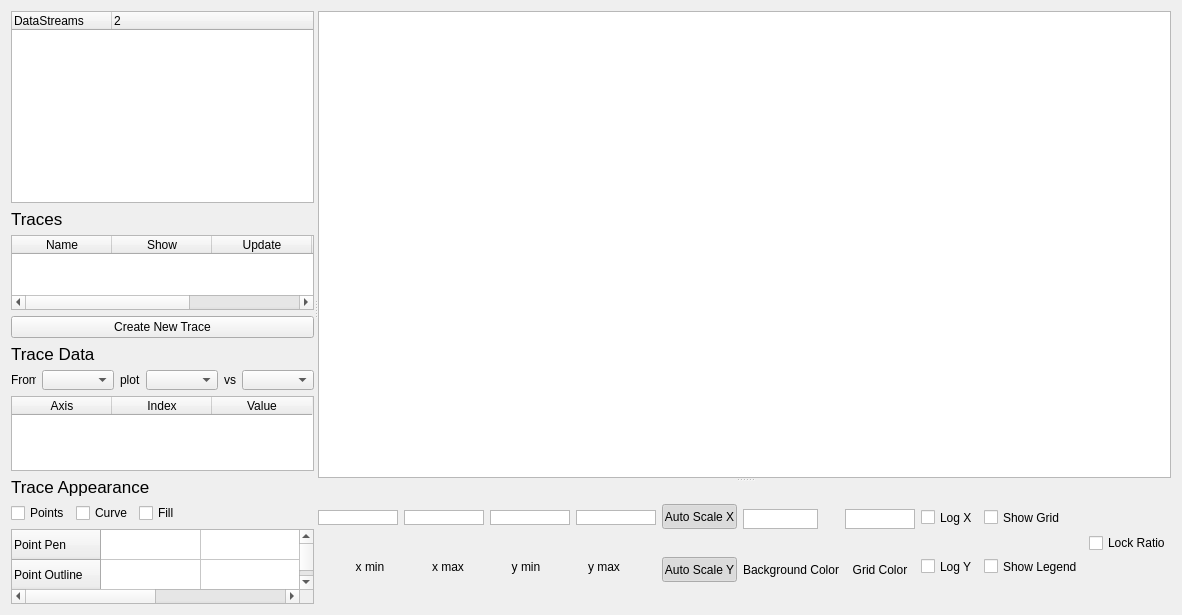
<?xml version="1.0" encoding="UTF-8"?>
<ui version="4.0">
 <class>Form</class>
 <widget class="QWidget" name="Form">
  <property name="geometry">
   <rect>
    <x>0</x>
    <y>0</y>
    <width>1163</width>
    <height>615</height>
   </rect>
  </property>
  <property name="sizePolicy">
   <sizepolicy hsizetype="Expanding" vsizetype="Expanding">
    <horstretch>0</horstretch>
    <verstretch>0</verstretch>
   </sizepolicy>
  </property>
  <property name="windowTitle">
   <string>Form</string>
  </property>
  <layout class="QHBoxLayout" name="horizontalLayout_14">
   <item>
    <widget class="QSplitter" name="splitter_2">
     <property name="orientation">
      <enum>Qt::Horizontal</enum>
     </property>
     <widget class="QWidget" name="verticalLayoutWidget">
      <layout class="QVBoxLayout" name="verticalLayout">
       <item>
        <widget class="QSplitter" name="splitter_4">
         <property name="orientation">
          <enum>Qt::Vertical</enum>
         </property>
         <widget class="QTreeWidget" name="tree_data">
          <property name="sizePolicy">
           <sizepolicy hsizetype="MinimumExpanding" vsizetype="MinimumExpanding">
            <horstretch>0</horstretch>
            <verstretch>0</verstretch>
           </sizepolicy>
          </property>
          <property name="columnCount">
           <number>2</number>
          </property>
          <column>
           <property name="text">
            <string>DataStreams</string>
           </property>
          </column>
          <column>
           <property name="text">
            <string/>
           </property>
          </column>
         </widget>
        </widget>
       </item>
       <item>
        <layout class="QHBoxLayout" name="horizontalLayout_12">
         <item>
          <widget class="QLabel" name="label_17">
           <property name="maximumSize">
            <size>
             <width>60</width>
             <height>25</height>
            </size>
           </property>
           <property name="font">
            <font>
             <pointsize>13</pointsize>
             <italic>false</italic>
             <underline>false</underline>
             <strikeout>false</strikeout>
            </font>
           </property>
           <property name="text">
            <string>Traces</string>
           </property>
           <property name="textFormat">
            <enum>Qt::RichText</enum>
           </property>
           <property name="scaledContents">
            <bool>true</bool>
           </property>
          </widget>
         </item>
         <item>
          <spacer name="horizontalSpacer_11">
           <property name="orientation">
            <enum>Qt::Horizontal</enum>
           </property>
           <property name="sizeHint" stdset="0">
            <size>
             <width>40</width>
             <height>20</height>
            </size>
           </property>
          </spacer>
         </item>
        </layout>
       </item>
       <item>
        <widget class="QTableWidget" name="table_traces">
         <column>
          <property name="text">
           <string>Name</string>
          </property>
         </column>
         <column>
          <property name="text">
           <string>Show</string>
          </property>
         </column>
         <column>
          <property name="text">
           <string>Update</string>
          </property>
         </column>
         <column>
          <property name="text">
           <string>Appearance</string>
          </property>
         </column>
         <column>
          <property name="text">
           <string/>
          </property>
         </column>
        </widget>
       </item>
       <item>
        <widget class="QPushButton" name="btn_newTrace">
         <property name="text">
          <string>Create New Trace</string>
         </property>
        </widget>
       </item>
       <item>
        <layout class="QHBoxLayout" name="horizontalLayout_13">
         <item>
          <widget class="QLabel" name="label_18">
           <property name="maximumSize">
            <size>
             <width>100</width>
             <height>25</height>
            </size>
           </property>
           <property name="font">
            <font>
             <pointsize>13</pointsize>
             <italic>false</italic>
             <underline>false</underline>
             <strikeout>false</strikeout>
            </font>
           </property>
           <property name="text">
            <string>Trace Data</string>
           </property>
           <property name="textFormat">
            <enum>Qt::RichText</enum>
           </property>
           <property name="scaledContents">
            <bool>true</bool>
           </property>
          </widget>
         </item>
         <item>
          <spacer name="horizontalSpacer_12">
           <property name="orientation">
            <enum>Qt::Horizontal</enum>
           </property>
           <property name="sizeHint" stdset="0">
            <size>
             <width>40</width>
             <height>20</height>
            </size>
           </property>
          </spacer>
         </item>
        </layout>
       </item>
       <item>
        <layout class="QHBoxLayout" name="horizontalLayout_9">
         <item>
          <widget class="QLabel" name="label_13">
           <property name="maximumSize">
            <size>
             <width>25</width>
             <height>30</height>
            </size>
           </property>
           <property name="text">
            <string>From</string>
           </property>
          </widget>
         </item>
         <item>
          <widget class="QComboBox" name="combo_selectSource">
           <property name="sizePolicy">
            <sizepolicy hsizetype="Expanding" vsizetype="Fixed">
             <horstretch>0</horstretch>
             <verstretch>0</verstretch>
            </sizepolicy>
           </property>
           <property name="maximumSize">
            <size>
             <width>150</width>
             <height>20</height>
            </size>
           </property>
          </widget>
         </item>
         <item>
          <widget class="QLabel" name="label_14">
           <property name="maximumSize">
            <size>
             <width>20</width>
             <height>30</height>
            </size>
           </property>
           <property name="text">
            <string>plot</string>
           </property>
          </widget>
         </item>
         <item>
          <widget class="QComboBox" name="combo_select_val">
           <property name="sizePolicy">
            <sizepolicy hsizetype="Expanding" vsizetype="Fixed">
             <horstretch>0</horstretch>
             <verstretch>0</verstretch>
            </sizepolicy>
           </property>
           <property name="maximumSize">
            <size>
             <width>150</width>
             <height>20</height>
            </size>
           </property>
          </widget>
         </item>
         <item>
          <widget class="QLabel" name="label_15">
           <property name="maximumSize">
            <size>
             <width>15</width>
             <height>30</height>
            </size>
           </property>
           <property name="text">
            <string>vs</string>
           </property>
          </widget>
         </item>
         <item>
          <widget class="QComboBox" name="combo_select_arg">
           <property name="sizePolicy">
            <sizepolicy hsizetype="Expanding" vsizetype="Fixed">
             <horstretch>0</horstretch>
             <verstretch>0</verstretch>
            </sizepolicy>
           </property>
           <property name="maximumSize">
            <size>
             <width>150</width>
             <height>20</height>
            </size>
           </property>
          </widget>
         </item>
         <item>
          <spacer name="horizontalSpacer_8">
           <property name="orientation">
            <enum>Qt::Horizontal</enum>
           </property>
           <property name="sizeType">
            <enum>QSizePolicy::MinimumExpanding</enum>
           </property>
           <property name="sizeHint" stdset="0">
            <size>
             <width>0</width>
             <height>20</height>
            </size>
           </property>
          </spacer>
         </item>
        </layout>
       </item>
       <item>
        <widget class="QTableWidget" name="table_slice">
         <column>
          <property name="text">
           <string>Axis</string>
          </property>
         </column>
         <column>
          <property name="text">
           <string>Index</string>
          </property>
          <property name="toolTip">
           <string/>
          </property>
         </column>
         <column>
          <property name="text">
           <string>Value</string>
          </property>
         </column>
        </widget>
       </item>
       <item>
        <layout class="QHBoxLayout" name="horizontalLayout_11">
         <item>
          <widget class="QLabel" name="label_16">
           <property name="maximumSize">
            <size>
             <width>150</width>
             <height>25</height>
            </size>
           </property>
           <property name="font">
            <font>
             <pointsize>13</pointsize>
             <italic>false</italic>
             <underline>false</underline>
             <strikeout>false</strikeout>
            </font>
           </property>
           <property name="text">
            <string>Trace Appearance </string>
           </property>
           <property name="textFormat">
            <enum>Qt::RichText</enum>
           </property>
           <property name="scaledContents">
            <bool>true</bool>
           </property>
          </widget>
         </item>
         <item>
          <spacer name="horizontalSpacer_10">
           <property name="orientation">
            <enum>Qt::Horizontal</enum>
           </property>
           <property name="sizeHint" stdset="0">
            <size>
             <width>40</width>
             <height>20</height>
            </size>
           </property>
          </spacer>
         </item>
        </layout>
       </item>
       <item>
        <layout class="QHBoxLayout" name="horizontalLayout_10">
         <item>
          <widget class="QCheckBox" name="checkBox_points">
           <property name="maximumSize">
            <size>
             <width>16777215</width>
             <height>20</height>
            </size>
           </property>
           <property name="text">
            <string>Points</string>
           </property>
          </widget>
         </item>
         <item>
          <widget class="QCheckBox" name="checkBox_curve">
           <property name="maximumSize">
            <size>
             <width>16777215</width>
             <height>20</height>
            </size>
           </property>
           <property name="text">
            <string>Curve</string>
           </property>
          </widget>
         </item>
         <item>
          <widget class="QCheckBox" name="checkBox_fill">
           <property name="maximumSize">
            <size>
             <width>16777215</width>
             <height>20</height>
            </size>
           </property>
           <property name="text">
            <string>Fill</string>
           </property>
          </widget>
         </item>
         <item>
          <spacer name="horizontalSpacer_9">
           <property name="orientation">
            <enum>Qt::Horizontal</enum>
           </property>
           <property name="sizeHint" stdset="0">
            <size>
             <width>40</width>
             <height>20</height>
            </size>
           </property>
          </spacer>
         </item>
        </layout>
       </item>
       <item>
        <widget class="QTableWidget" name="table_appearance">
         <property name="showGrid">
          <bool>true</bool>
         </property>
         <property name="cornerButtonEnabled">
          <bool>true</bool>
         </property>
         <attribute name="horizontalHeaderVisible">
          <bool>false</bool>
         </attribute>
         <row>
          <property name="text">
           <string>Point Pen</string>
          </property>
         </row>
         <row>
          <property name="text">
           <string>Point Outline</string>
          </property>
         </row>
         <row>
          <property name="text">
           <string>Point Style</string>
          </property>
         </row>
         <row>
          <property name="text">
           <string>Curve Pen</string>
          </property>
         </row>
         <row>
          <property name="text">
           <string>Curve Shadow</string>
          </property>
         </row>
         <row>
          <property name="text">
           <string>Fill</string>
          </property>
         </row>
         <column>
          <property name="text">
           <string/>
          </property>
         </column>
         <column>
          <property name="text">
           <string/>
          </property>
         </column>
         <item row="0" column="0">
          <property name="text">
           <string/>
          </property>
         </item>
         <item row="2" column="0">
          <property name="text">
           <string/>
          </property>
         </item>
        </widget>
       </item>
      </layout>
     </widget>
     <widget class="QSplitter" name="splitter">
      <property name="orientation">
       <enum>Qt::Vertical</enum>
      </property>
      <widget class="PlotWidget" name="plot">
       <property name="sizePolicy">
        <sizepolicy hsizetype="Expanding" vsizetype="Expanding">
         <horstretch>0</horstretch>
         <verstretch>0</verstretch>
        </sizepolicy>
       </property>
       <property name="sizeIncrement">
        <size>
         <width>0</width>
         <height>0</height>
        </size>
       </property>
      </widget>
      <widget class="QWidget" name="layoutWidget">
       <layout class="QHBoxLayout" name="horizontalLayout_2">
        <item>
         <spacer name="horizontalSpacer">
          <property name="orientation">
           <enum>Qt::Horizontal</enum>
          </property>
          <property name="sizeHint" stdset="0">
           <size>
            <width>40</width>
            <height>20</height>
           </size>
          </property>
         </spacer>
        </item>
        <item>
         <layout class="QVBoxLayout" name="verticalLayout_5">
          <item>
           <layout class="QHBoxLayout" name="horizontalLayout">
            <item>
             <widget class="SpinBox" name="spin_x_min">
              <property name="sizePolicy">
               <sizepolicy hsizetype="MinimumExpanding" vsizetype="Fixed">
                <horstretch>0</horstretch>
                <verstretch>0</verstretch>
               </sizepolicy>
              </property>
              <property name="minimumSize">
               <size>
                <width>0</width>
                <height>0</height>
               </size>
              </property>
              <property name="maximumSize">
               <size>
                <width>80</width>
                <height>15</height>
               </size>
              </property>
              <property name="baseSize">
               <size>
                <width>30</width>
                <height>15</height>
               </size>
              </property>
             </widget>
            </item>
            <item>
             <widget class="SpinBox" name="spin_x_max">
              <property name="enabled">
               <bool>true</bool>
              </property>
              <property name="sizePolicy">
               <sizepolicy hsizetype="MinimumExpanding" vsizetype="Fixed">
                <horstretch>0</horstretch>
                <verstretch>0</verstretch>
               </sizepolicy>
              </property>
              <property name="minimumSize">
               <size>
                <width>0</width>
                <height>0</height>
               </size>
              </property>
              <property name="maximumSize">
               <size>
                <width>80</width>
                <height>15</height>
               </size>
              </property>
              <property name="baseSize">
               <size>
                <width>30</width>
                <height>15</height>
               </size>
              </property>
             </widget>
            </item>
            <item>
             <widget class="SpinBox" name="spin_y_min">
              <property name="sizePolicy">
               <sizepolicy hsizetype="MinimumExpanding" vsizetype="Fixed">
                <horstretch>0</horstretch>
                <verstretch>0</verstretch>
               </sizepolicy>
              </property>
              <property name="minimumSize">
               <size>
                <width>0</width>
                <height>0</height>
               </size>
              </property>
              <property name="maximumSize">
               <size>
                <width>80</width>
                <height>15</height>
               </size>
              </property>
              <property name="baseSize">
               <size>
                <width>30</width>
                <height>15</height>
               </size>
              </property>
             </widget>
            </item>
            <item>
             <widget class="SpinBox" name="spin_y_max">
              <property name="sizePolicy">
               <sizepolicy hsizetype="MinimumExpanding" vsizetype="Fixed">
                <horstretch>0</horstretch>
                <verstretch>0</verstretch>
               </sizepolicy>
              </property>
              <property name="minimumSize">
               <size>
                <width>0</width>
                <height>0</height>
               </size>
              </property>
              <property name="maximumSize">
               <size>
                <width>80</width>
                <height>15</height>
               </size>
              </property>
              <property name="baseSize">
               <size>
                <width>30</width>
                <height>15</height>
               </size>
              </property>
             </widget>
            </item>
           </layout>
          </item>
          <item>
           <layout class="QHBoxLayout" name="horizontalLayout_4">
            <item>
             <widget class="QLabel" name="label_3">
              <property name="sizePolicy">
               <sizepolicy hsizetype="Fixed" vsizetype="Fixed">
                <horstretch>0</horstretch>
                <verstretch>0</verstretch>
               </sizepolicy>
              </property>
              <property name="minimumSize">
               <size>
                <width>5</width>
                <height>10</height>
               </size>
              </property>
              <property name="maximumSize">
               <size>
                <width>40</width>
                <height>15</height>
               </size>
              </property>
              <property name="text">
               <string>x min</string>
              </property>
              <property name="alignment">
               <set>Qt::AlignCenter</set>
              </property>
             </widget>
            </item>
            <item>
             <widget class="QLabel" name="label_4">
              <property name="sizePolicy">
               <sizepolicy hsizetype="Fixed" vsizetype="Fixed">
                <horstretch>0</horstretch>
                <verstretch>0</verstretch>
               </sizepolicy>
              </property>
              <property name="minimumSize">
               <size>
                <width>5</width>
                <height>10</height>
               </size>
              </property>
              <property name="maximumSize">
               <size>
                <width>40</width>
                <height>15</height>
               </size>
              </property>
              <property name="text">
               <string>x max</string>
              </property>
              <property name="alignment">
               <set>Qt::AlignCenter</set>
              </property>
             </widget>
            </item>
            <item>
             <widget class="QLabel" name="label">
              <property name="sizePolicy">
               <sizepolicy hsizetype="Fixed" vsizetype="Fixed">
                <horstretch>0</horstretch>
                <verstretch>0</verstretch>
               </sizepolicy>
              </property>
              <property name="minimumSize">
               <size>
                <width>5</width>
                <height>10</height>
               </size>
              </property>
              <property name="maximumSize">
               <size>
                <width>40</width>
                <height>15</height>
               </size>
              </property>
              <property name="text">
               <string>y min</string>
              </property>
              <property name="alignment">
               <set>Qt::AlignCenter</set>
              </property>
             </widget>
            </item>
            <item>
             <widget class="QLabel" name="label_2">
              <property name="sizePolicy">
               <sizepolicy hsizetype="Fixed" vsizetype="Fixed">
                <horstretch>0</horstretch>
                <verstretch>0</verstretch>
               </sizepolicy>
              </property>
              <property name="minimumSize">
               <size>
                <width>5</width>
                <height>10</height>
               </size>
              </property>
              <property name="maximumSize">
               <size>
                <width>40</width>
                <height>15</height>
               </size>
              </property>
              <property name="text">
               <string>y max</string>
              </property>
              <property name="scaledContents">
               <bool>false</bool>
              </property>
              <property name="alignment">
               <set>Qt::AlignCenter</set>
              </property>
             </widget>
            </item>
           </layout>
          </item>
         </layout>
        </item>
        <item>
         <layout class="QVBoxLayout" name="verticalLayout_3">
          <item>
           <widget class="QPushButton" name="btn_autoScaleX">
            <property name="sizePolicy">
             <sizepolicy hsizetype="Minimum" vsizetype="Fixed">
              <horstretch>0</horstretch>
              <verstretch>0</verstretch>
             </sizepolicy>
            </property>
            <property name="maximumSize">
             <size>
              <width>75</width>
              <height>25</height>
             </size>
            </property>
            <property name="text">
             <string>Auto Scale X</string>
            </property>
            <property name="checkable">
             <bool>true</bool>
            </property>
            <property name="checked">
             <bool>true</bool>
            </property>
           </widget>
          </item>
          <item>
           <widget class="QPushButton" name="btn_autoScaleY">
            <property name="sizePolicy">
             <sizepolicy hsizetype="Minimum" vsizetype="Fixed">
              <horstretch>0</horstretch>
              <verstretch>0</verstretch>
             </sizepolicy>
            </property>
            <property name="maximumSize">
             <size>
              <width>75</width>
              <height>25</height>
             </size>
            </property>
            <property name="text">
             <string>Auto Scale Y</string>
            </property>
            <property name="checkable">
             <bool>true</bool>
            </property>
            <property name="checked">
             <bool>true</bool>
            </property>
           </widget>
          </item>
         </layout>
        </item>
        <item>
         <layout class="QVBoxLayout" name="verticalLayout_4">
          <item>
           <widget class="ColorButton" name="btnColor_background">
            <property name="sizePolicy">
             <sizepolicy hsizetype="Expanding" vsizetype="Fixed">
              <horstretch>0</horstretch>
              <verstretch>0</verstretch>
             </sizepolicy>
            </property>
            <property name="maximumSize">
             <size>
              <width>75</width>
              <height>20</height>
             </size>
            </property>
           </widget>
          </item>
          <item>
           <widget class="QLabel" name="label_6">
            <property name="sizePolicy">
             <sizepolicy hsizetype="Preferred" vsizetype="Fixed">
              <horstretch>0</horstretch>
              <verstretch>0</verstretch>
             </sizepolicy>
            </property>
            <property name="maximumSize">
             <size>
              <width>100</width>
              <height>15</height>
             </size>
            </property>
            <property name="text">
             <string>Background Color</string>
            </property>
            <property name="alignment">
             <set>Qt::AlignCenter</set>
            </property>
           </widget>
          </item>
         </layout>
        </item>
        <item>
         <layout class="QVBoxLayout" name="verticalLayout_2">
          <item>
           <widget class="ColorButton" name="btnColor_grid">
            <property name="sizePolicy">
             <sizepolicy hsizetype="Expanding" vsizetype="Fixed">
              <horstretch>0</horstretch>
              <verstretch>0</verstretch>
             </sizepolicy>
            </property>
            <property name="maximumSize">
             <size>
              <width>75</width>
              <height>20</height>
             </size>
            </property>
           </widget>
          </item>
          <item>
           <widget class="QLabel" name="label_5">
            <property name="sizePolicy">
             <sizepolicy hsizetype="Preferred" vsizetype="Fixed">
              <horstretch>0</horstretch>
              <verstretch>0</verstretch>
             </sizepolicy>
            </property>
            <property name="maximumSize">
             <size>
              <width>75</width>
              <height>15</height>
             </size>
            </property>
            <property name="text">
             <string>Grid Color</string>
            </property>
            <property name="alignment">
             <set>Qt::AlignCenter</set>
            </property>
           </widget>
          </item>
         </layout>
        </item>
        <item>
         <layout class="QVBoxLayout" name="verticalLayout_8">
          <item>
           <widget class="QCheckBox" name="checkBox_logX">
            <property name="sizePolicy">
             <sizepolicy hsizetype="Minimum" vsizetype="Fixed">
              <horstretch>0</horstretch>
              <verstretch>0</verstretch>
             </sizepolicy>
            </property>
            <property name="maximumSize">
             <size>
              <width>16777215</width>
              <height>15</height>
             </size>
            </property>
            <property name="text">
             <string>Log X</string>
            </property>
           </widget>
          </item>
          <item>
           <widget class="QCheckBox" name="checkBox_logY">
            <property name="sizePolicy">
             <sizepolicy hsizetype="Minimum" vsizetype="Fixed">
              <horstretch>0</horstretch>
              <verstretch>0</verstretch>
             </sizepolicy>
            </property>
            <property name="maximumSize">
             <size>
              <width>16777215</width>
              <height>15</height>
             </size>
            </property>
            <property name="text">
             <string>Log Y</string>
            </property>
           </widget>
          </item>
         </layout>
        </item>
        <item>
         <layout class="QVBoxLayout" name="verticalLayout_6">
          <item>
           <widget class="QCheckBox" name="checkBox_showGrid">
            <property name="sizePolicy">
             <sizepolicy hsizetype="Minimum" vsizetype="Fixed">
              <horstretch>0</horstretch>
              <verstretch>0</verstretch>
             </sizepolicy>
            </property>
            <property name="maximumSize">
             <size>
              <width>16777215</width>
              <height>15</height>
             </size>
            </property>
            <property name="text">
             <string>Show Grid</string>
            </property>
           </widget>
          </item>
          <item>
           <widget class="QCheckBox" name="checkBox_showLegend">
            <property name="sizePolicy">
             <sizepolicy hsizetype="Minimum" vsizetype="Fixed">
              <horstretch>0</horstretch>
              <verstretch>0</verstretch>
             </sizepolicy>
            </property>
            <property name="maximumSize">
             <size>
              <width>16777215</width>
              <height>15</height>
             </size>
            </property>
            <property name="text">
             <string>Show Legend</string>
            </property>
           </widget>
          </item>
         </layout>
        </item>
        <item>
         <widget class="QCheckBox" name="checkBox_lockRatio">
          <property name="maximumSize">
           <size>
            <width>16777215</width>
            <height>20</height>
           </size>
          </property>
          <property name="text">
           <string>Lock Ratio</string>
          </property>
         </widget>
        </item>
        <item>
         <spacer name="horizontalSpacer_2">
          <property name="orientation">
           <enum>Qt::Horizontal</enum>
          </property>
          <property name="sizeHint" stdset="0">
           <size>
            <width>40</width>
            <height>20</height>
           </size>
          </property>
         </spacer>
        </item>
       </layout>
      </widget>
     </widget>
    </widget>
   </item>
  </layout>
 </widget>
 <customwidgets>
  <customwidget>
   <class>SpinBox</class>
   <extends>QGraphicsView</extends>
   <header>pyqtgraph</header>
  </customwidget>
  <customwidget>
   <class>ColorButton</class>
   <extends>QGraphicsView</extends>
   <header>colorButton</header>
  </customwidget>
  <customwidget>
   <class>PlotWidget</class>
   <extends>QGraphicsView</extends>
   <header>pyqtgraph</header>
  </customwidget>
 </customwidgets>
 <resources/>
 <connections/>
</ui>
